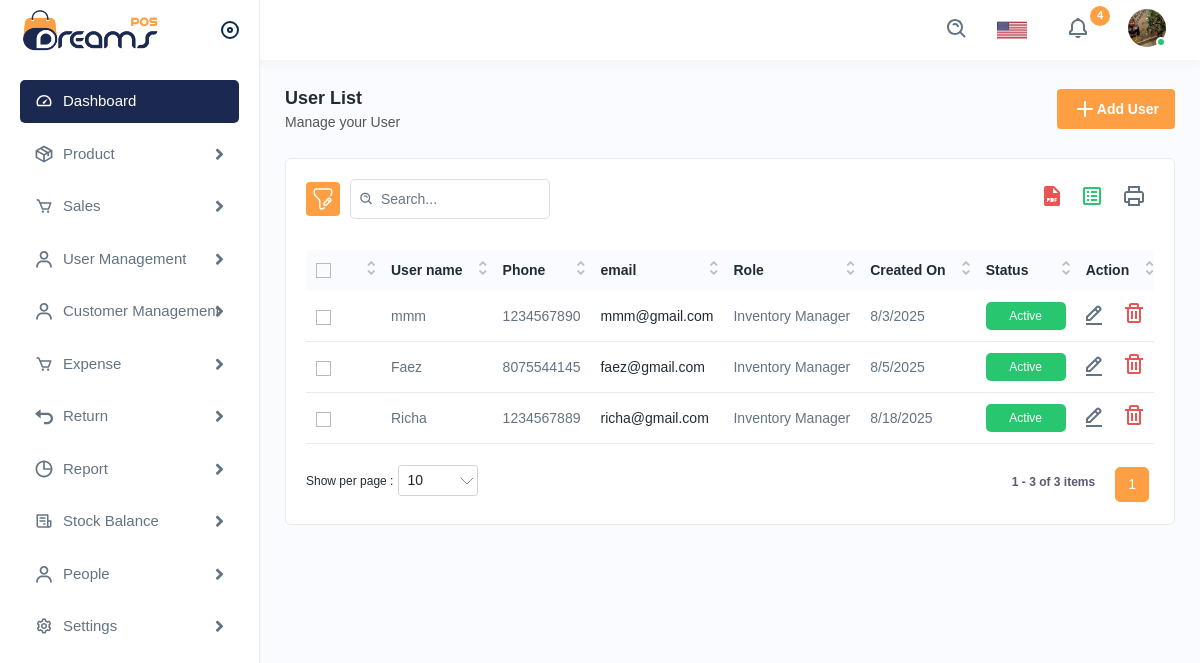
Screenshot of /admin_panel/manage-employees/ with the database file from the repository.
### admin_panel/models.py (models this page shows, shortened)
class EmployeeRole(models.Model):
    user = models.OneToOneField(User, on_delete=models.CASCADE)
    role = models.ForeignKey(Role, on_delete=models.CASCADE)
    mobile = models.CharField(max_length=15,blank=True, null=True)
    profile_picture = models.ImageField(upload_to='profile_pics/', blank=True, null=True)
    status = models.BooleanField(default=True)  # Active=True, Restricted=False

class Role(models.Model):
    ROLE_CHOICES = (
        ('inventory', 'Inventory Manager'),
        ('orders', 'Order Handler'),
        ('sales', 'Sales Manager'),
    )
    name = models.CharField(max_length=20, choices=ROLE_CHOICES, unique=True)
    def __str__(self):
        return self.get_name_display()  # Show human-readable name

### admin_panel/views.py (the view)
# urls.py: path('manage-employees/', views.manage_employees, name='manage_employees'),
def manage_employees(request):
    employees = EmployeeRole.objects.select_related('user', 'role').all()
    return render(request, 'admin-pages/manage_employees.html', {'employees': employees})

### templates/admin-pages/manage_employees.html (shortened to what this page needs)
{% extends "dashboard/base.html" %}
{% load static %}
{% block content %}
<div class="page-wrapper">
<div class="content">
<div class="page-header">
<div class="page-title">
<h4>User List</h4>
<h6>Manage your User</h6>
</div>
<div class="page-btn">
<a href="newuser.html" class="btn btn-added"><img src="{% static 'assets/img/icons/plus.svg' %}" alt="img">Add User</a>
</div>
</div>
<div class="card">
<div class="card-body">
<div class="table-top">
<div class="search-set">
<div class="search-path">
<a class="btn btn-filter" id="filter_search">
<img src="{% static 'assets/img/icons/filter.svg' %}" alt="img">
</a>
</div>
<div class="search-input">
<a class="btn btn-searchset"><img src="{% static 'assets/img/icons/search-white.svg' %}" alt="img"></a>
</div>
</div>
<div class="wordset">
<ul>
<li>
<a data-bs-toggle="tooltip" data-bs-placement="top" title="pdf"><img src="{% static 'assets/img/icons/pdf.svg' %}" alt="img"></a>
</li>
<li>
<a data-bs-toggle="tooltip" data-bs-placement="top" title="excel"><img src="{% static 'assets/img/icons/excel.svg' %}" alt="img"></a>
</li>
<li>
<a data-bs-toggle="tooltip" data-bs-placement="top" title="print"><img src="{% static 'assets/img/icons/printer.svg' %}" alt="img"></a>
</li>
</ul>
</div>
</div>
<div class="table-responsive">
<table class="table  datanew">
<thead>
<tr>
<th>
<label class="checkboxs">
<span class="checkmarks"></span>
</label>
</th>
<th>User name </th>
<th>Phone</th>
 <th>email</th>
<th>Role</th>
<th>Created On</th>
<th>Status</th>
<th>Action</th>
</tr>
</thead>
<tbody>
{% for emp in employees %}
<tr>
    <td>
        <label class="checkboxs">
            <span class="checkmarks"></span>
        </label>
    </td>
    <td>{{ emp.user.username }}</td>
    <td>{{ emp.mobile }}</td>
    <td>
        <a href="mailto:{{ emp.user.email }}">
            {{ emp.user.email|default:"[email protected]" }}
        </a>
    </td>
    <td>{{ emp.role }}</td>
    <td>{{ emp.user.date_joined|date:"n/j/Y" }}</td>
    <td>
        {% if emp.status %}
            <span class="bg-lightgreen badges">Active</span>
        {% else %}
            <span class="bg-lightred badges">Restricted</span>
        {% endif %}
    </td>
    <td>
        <a class="me-3" href="{% url 'edit_employee' emp.user_id %}">
            <img src="{% static 'assets/img/icons/edit.svg' %}" alt="edit">
        </a>
        <a class="me-3 confirm-text" href="{% url 'delete_employee' emp.user_id %}">
            <img src="{% static 'assets/img/icons/delete.svg' %}" alt="delete">
        </a>
    </td>
</tr>
{% empty %}
<tr>
    <td colspan="8" class="text-center">No employees found.</td>
</tr>
{% endfor %}
</tbody>
</div>
</div>
</div>
{% endblock %}

### rows the page displays
EmployeeRole: user.username "mmm", mobile "1234567890", user.email "mmm@gmail.com", role "Inventory Manager", user.date_joined "8/3/2025", status "Active"
EmployeeRole: user.username "Faez", mobile "8075544145", user.email "faez@gmail.com", role "Inventory Manager", user.date_joined "8/5/2025", status "Active"
EmployeeRole: user.username "Richa", mobile "1234567889", user.email "richa@gmail.com", role "Inventory Manager", user.date_joined "8/18/2025", status "Active"
